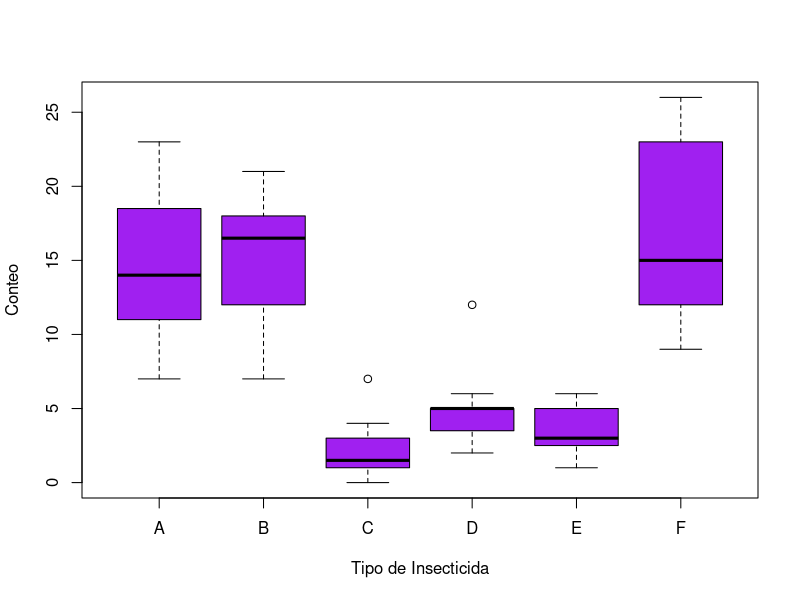
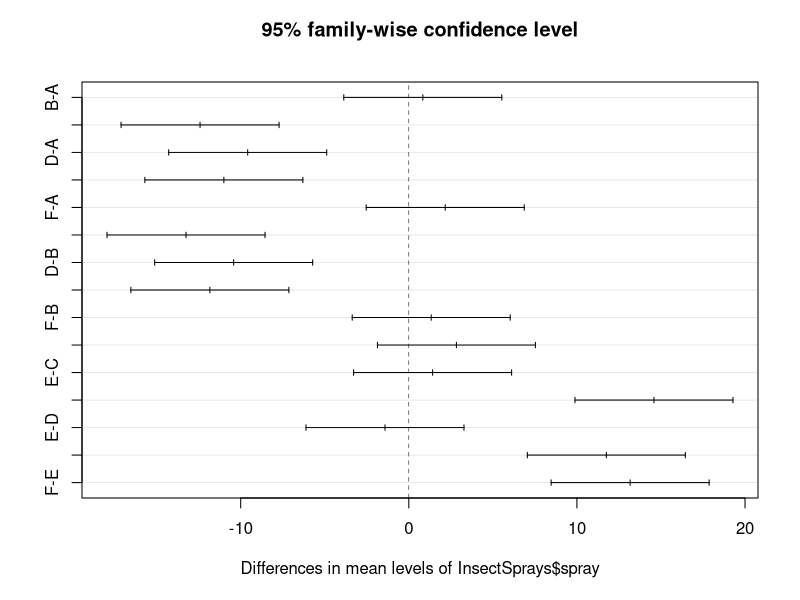

Recreate these plots in R, in order.
#Keyla Martinez
#Examen
#26/10/2022

library(dplyr)

data(InsectSprays)
head(InsectSprays)

#Ejercicio 1 
# 1. ¿Cuántos tipos de insecticida tiene el exprimento? = 6 Tipos (A,B,C,D,E,F).
# 2. ¿Cuántas observaciones tiene cada tipo de insecticida? = 12 observaciones cada tipo. 
# 3. ¿Cuántos datos (n) tiene el experimento? = 72 en total. 

boxplot(InsectSprays$count ~ InsectSprays$spray,
        xlab ="Tipo de Insecticida",
        ylab = "Conteo",
        col = "Purple")


#Ejercicio 2
# 4. ¿Qué sugiere la gráfica sobre la relación entre el conteo de insectos y el insecticida usado? = Que dependiendo del tipo de insecticida es el efecto que causan y el conteo se refiere al numero de insectos muertos encontrados. 
# 5. ¿Crees que hay diferencias entre los sprays? Si es así,
# 6. ¿Dónde crees que están las diferencias? = Entre el spray F y C
# 7. ¿Cuáles insecticidas presentan outliers? = El insecticida C y D 
# 8. ¿Cuál insecticida parece ser el más efectivo? = El Insecticida F

# Aplique la función tapply para determinar lo siguiente

tapply(InsectSprays$count, InsectSprays$spray, mean)
# 9. ¿Cuál es las media de cada insecticida?  
# A         B         C         D         E         F 
#14.500000 15.333333  2.083333  4.916667  3.500000 16.666667

# 10. ¿Cuál es la varianza de cada insectida?
tapply(InsectSprays$count, InsectSprays$spray, var)
#A         B         C         D         E         F 
#22.272727 18.242424  3.901515  6.265152  3.000000 38.606061

# 11. ¿Cuál insecticida presenta mayor variación? = El insecticida F con una variacion de 38.60
# 12. ¿Cuál insecticida presenta menor variación? = El insecticida E con una variacion de 3.00

 #Realiza una prueba de ANOVA para comparar las medias de los insecticidas.
bartlett.test(InsectSprays$count, InsectSprays$spray)
shapiro.test(InsectSprays$count)

par.aov <- aov(InsectSprays$count ~ InsectSprays$spray)
summary(par.aov)

# 13. Establezca la hipótesis nula y alternativa
#Ho:No existe variacion en los tipos de insecticidas.
#H1:Existe variacion en los tipos de insecticidas.

# 14. ¿Cuántos grados de libertad tiene el tratamiento? = 5 
# 15. ¿Cuántos grados de libertad tiene el error o residual? = 66
# 16. ¿Cuántos son los grados de libertad totales? = 71 
# 17. ¿Cuál es la suma de cuadrados del tratamiento? = 2669
# 18. ¿Cuál es el Valor de F? = 34.7
# 19. ¿Cuál es el valor de la probabilidad de F? = <2e-16
# 20. Existen diferencias significativas entre los insecticidas,= SI, si es así
# 21. ¿Qué prueba estadística aplicamos para detectar las diferencias significativas? = La prueba de Tukey 

#Ejercicio 3

TukeyHSD(par.aov)
plot(TukeyHSD(par.aov))

# 22. ¿Cuántas comparaciones arroja la comparación del análisis de varianza? = 15 comparaciones
# 23. Subraya las comparaciones y su valor de p donde si existen diferencias significativas 
# 24. Encierra las comparaciones donde no existen diferencias significativas y su valor de p
# 25. ¿Cuál insecticida presenta la mejor efectividad? = El insecticida F